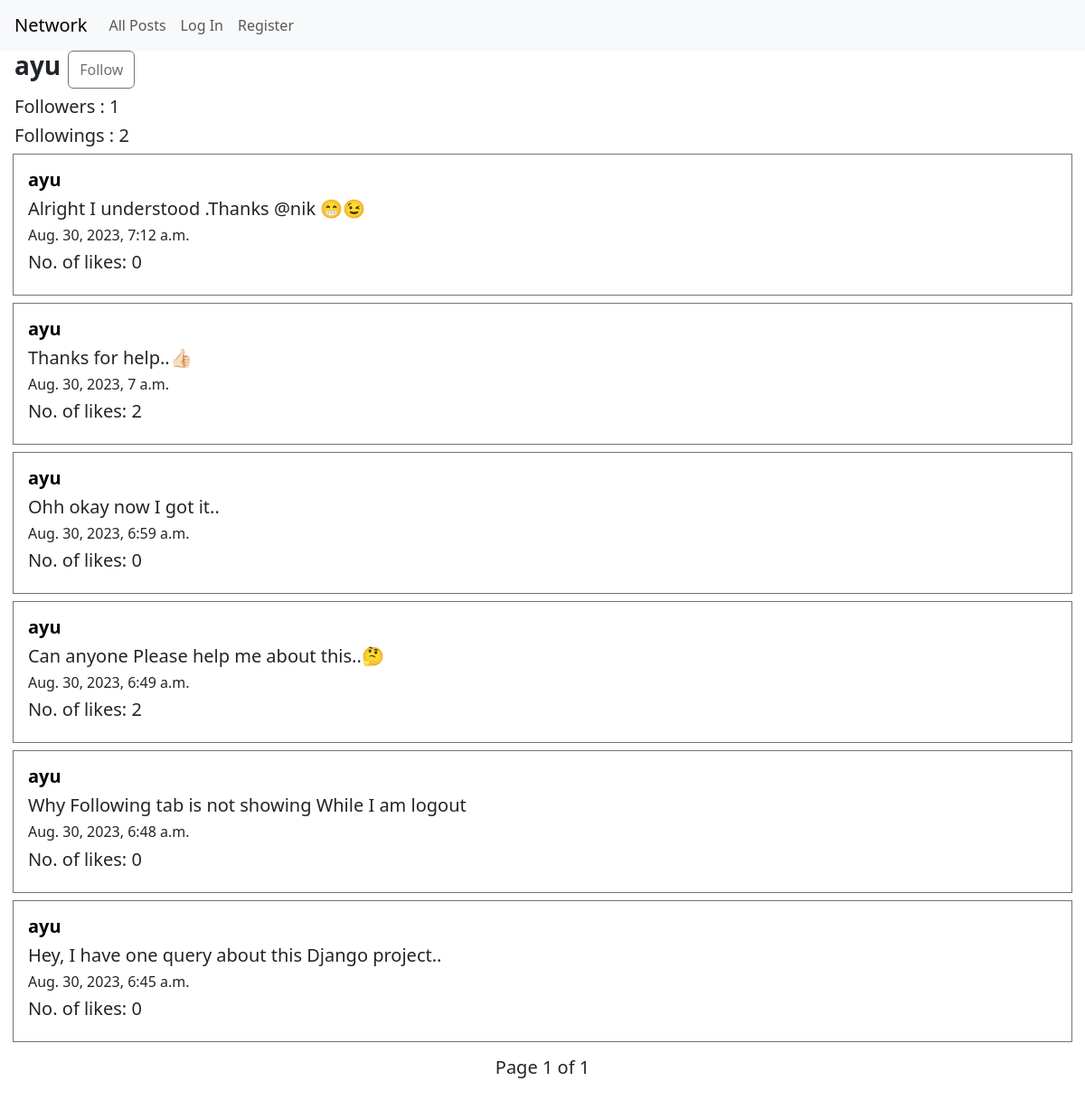
The app's page /user/ayu with its own data.
### network/models.py (models this page shows, shortened)
class User(AbstractUser):
    posts=models.ManyToManyField(Post, blank=True, related_name="posted_by")
    liked=models.ManyToManyField(Post, blank=True, related_name="liked_by")
    followers=models.ManyToManyField("self", blank=True,symmetrical=False, related_name="follower")
    followings=models.ManyToManyField("self", blank=True,symmetrical=False, related_name="following")

class Post(models.Model):
    user = models.CharField(max_length=50)
    body = models.CharField(max_length=500)
    likes = models.IntegerField(default=0)
    is_liked = models.BooleanField(default=False)
    timestamp = models.DateTimeField(auto_now_add=True)

### network/views.py (the view)
# urls.py: path("user/<str:username>", views.user, name="user"),
def user(request,username):
    user=User.objects.get(username=username)
    followers=user.followers.all()
    posts=user.posts.order_by("-timestamp").all()
    if request.user.is_authenticated:
        for post in posts:
            if post in request.user.liked.all():
                post.is_liked=True
    if request.user in followers:
        msg='Unfollow'
    else:
        msg='Follow'
    paginator = Paginator(posts, 10)
    page_number = request.GET.get("page")
    page_obj = paginator.get_page(page_number)
    return render(request,'network/user.html',{'user':user,'page_obj':page_obj,
            'followers':len(followers),'followings':len(user.followings.all()),
            'flw':msg})

### network/templates/network/user.html (shortened to what this page needs)
{% extends "network/layout.html" %}
{% block body %}
    <div class="d-flex">
        <h3 class="mx-2 bold" id="main-usr">{{user.username}}</h3>
        {% if request.user.is_authenticated and request.user.username != user.username %}
        <button id="{{flw}}" type="button" class="btn {{flw}}" onclick="flw(this.id)">{{flw}}</button>
        {% else %}
        <button type="button" disabled class="btn {{flw}}" >{{flw}}</button>
        {% endif %}
    </div>
    <div class="mx-2 my-2">
        <h5>Followers : <span id="followers">{{followers}}</span> </h5>
        <h5>Followings : {{followings}}</h5>
    </div>
    {% for post in page_obj %}
    <div class="container border border-secondary ml-2 my-2 p-3 ">
        <h5 class="bold"><a class="usr" href="{% url 'user' post.user %}">{{post.user}}</a></h5>
        <div id="edit-sec{{post.id}}">
            <h5 id="post-body{{post.id}}">{{post.body}}</h5>
        </div>
        <h6>{{post.timestamp}}</h6>
        <div class="d-flex">
            {% if request.user.is_authenticated %}
                {% if post.is_liked %}
                <button id="like{{post.id}}" value="unlike" class="btn m-0 p-0  border-0" onclick="like(this.id,this.value)"><i class="fa-solid fa-heart heart"></i></button>
                {% else %}
                <button id="like{{post.id}}" value="like" class="btn m-0 p-0  border-0" onclick="like(this.id,this.value)"><i class="fa-regular fa-heart heart"></i></button>
                {% endif %}
                <h6 id="likes{{post.id}}" class="mx-1 pt-2">{{post.likes}}</h6>
            {% else %}
            <h5>No. of likes: {{post.likes}} </h5>
            {% endif %}
        </div>
    </div>
    {% empty %}
    <h4 class="my-4 mx-2">Nothing To Show..</h4>
    {% endfor %}
    <nav aria-label="Page navigation example">
        <ul class="pagination justify-content-center">
            <li class="page-item">
                <h5 class="my-2 mx-2">Page {{ page_obj.number }} of {{ page_obj.paginator.num_pages }} </h5>
            </li>
        </ul>
    </nav>
{% endblock %}
{% block script %}
{% load static %}
{% endblock %}

### network/static/network/styles.css (style rules this page uses)
.bold { font-weight: bold; }
a.usr { color: black; text-decoration: none; }
.container { max-width: 99%; width: 1500px; }
.Follow { background-color: #007bff; color: white; }

### records on screen
User: username "ayu"
Post: user "ayu", body "Alright I understood .Thanks @nik 😁😉", timestamp "Aug. 30, 2023, 7:12 a.m.", likes "0"
Post: user "ayu", body "Thanks for help..👍🏻", timestamp "Aug. 30, 2023, 7 a.m.", likes "2"
Post: user "ayu", body "Ohh okay now I got it..", timestamp "Aug. 30, 2023, 6:59 a.m.", likes "0"
Post: user "ayu", body "Can anyone Please help me about this..🤔", timestamp "Aug. 30, 2023, 6:49 a.m.", likes "2"
Post: user "ayu", body "Why Following tab is not showing While I am logout", timestamp "Aug. 30, 2023, 6:48 a.m.", likes "0"
Post: user "ayu", body "Hey, I have one query about this Django project..", timestamp "Aug. 30, 2023, 6:45 a.m.", likes "0"

### other values on screen
{{ flw }} "Follow"
{{ followers }} "1"
{{ followings }} "2"
{{ page_obj.number }} "1"
{{ page_obj.paginator.num_pages }} "1"
